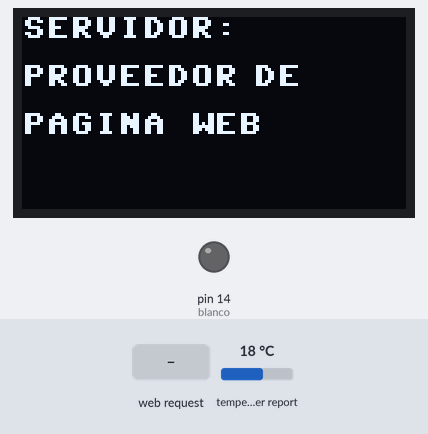
The program below on a simulated MicroPython board. Shown: 128×64 one-colour display, output pins drawn as LEDs (lit = HIGH). The inputs (shaded band) are chosen by the test bench; at power-on: temperature in the web weather report 18 °C. WiFi joins after 1.5 s; requests to the public web service named in the program get a made-up reply in its usual format after 0.4 s (London, UTC, broken clouds, 64 % humidity, 1013 hPa unless stated); what the program prints to the serial console is not drawn.

Above: at 2.1 s.
At 11.2 s:
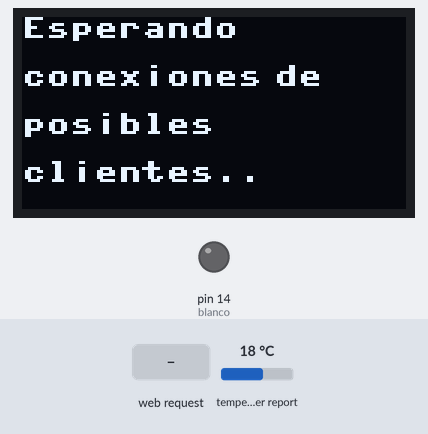
At 19.3 s:
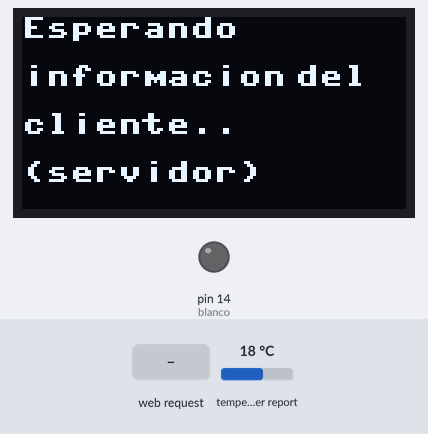
19.4 s: HTTP request GET / received
Timing chart, 0 to 22.4 s (numbered marks = the images above; inputs shaded):
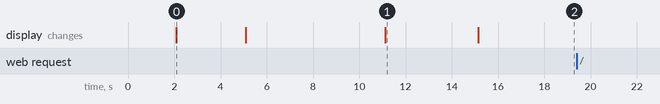

Measured:
- after the input at 19.4 s, every drawn part: stays the same
- what the display in image 0 shows lasts 3.0 s, from 2.1 s to 5.1 s
- what the display in image 1 shows lasts 4.1 s, from 11.1 s to 15.2 s

The program:

_RED_EXTERNA__server_sensor.py
```python
# COM7 --> SERVER_SENSOR
# es porque el cliente si le funciona el sensor

import socket
import network
from machine import Pin, I2C
from time import sleep
import time
from ssd1306 import SSD1306_I2C
import utime
import requests

# -- funcion para crear el objeto OLED -- #
def crear_oled():
    i2c = I2C(0, scl=Pin(17), sda=Pin(16), freq=400000) ## <-- pendiente
    oled = SSD1306_I2C(128,64,i2c)
    return oled

# -- funcion para mostrar mensajes en la pantalla OLED -- #
def mostrar_oled(oled, message, n):
    oled.fill(0)
    ancho_caracter = 7  # <-- tamaño en pixeles de un caracter
    max_columna = 120   # <-- long max de la pantalla
    fila = 0            # <-- primera linea
    columna = 0			# <-- primera columna
    palabras = message.split() # <-- string a lista
    for palabra in palabras:
        ancho_palabra = len(palabra) * ancho_caracter
        if columna + ancho_palabra > max_columna:
            fila += 16
            columna = 0
        if fila >= 50:
            oled.show()
            sleep(n)
            oled.fill(0)
            fila = 0
            columna = 0
        oled.text(palabra, columna, fila)
        columna = columna + 7 # --> espacio entre palabras porsia
        columna += ancho_palabra + ancho_caracter
    oled.show()
    sleep(n)

# -- conectarse al wifi -- #
def conectar_wifi(ssid, password):
    station = network.WLAN(network.STA_IF)
    station.active(True)
    station.connect(ssid, password)
    while not station.isconnected():
        time.sleep(1)
    print("Conexion a WiFi exitosa")
    print(station.ifconfig())
    print("CONECTARSE EN EL SERVER A LA PRIMERA\nDIRECCION QUE IMPRIME")

# -- obtener fecha/hora actual -- #
def obtener_fecha_hora_actual():
    current_time = time.time()
    local_time = time.localtime(current_time)
    year = local_time[0]
    month = local_time[1]
    day = local_time[2]
    hour = local_time[3]
    minute = local_time[4]
    second = local_time[5]
    fecha = "{:02}/{:02}/{}".format(day, month, year)
    hora = "{:02}:{:02}:{:02}".format(hour, minute, second)
    return fecha, hora

# -- servidor (que es el main) -- #
def servidor():
    blanco = Pin(14, Pin.OUT)
    blanco.value(0)
    oled = crear_oled()
    oled.fill(0)
    oled.show()
    sleep(2)
    mostrar_oled(oled, "SERVIDOR: PROVEEDOR DE PAGINA WEB", 3)
    ultima_temperatura = "vacio"
    ssid = 'clau-moto'
    password = 'tata4646'
    mostrar_oled(oled, f"SSID A CONECTAR: {ssid}", 4)
    conectar_wifi(ssid, password)
    s = socket.socket(socket.AF_INET, socket.SOCK_STREAM)
    s.bind(('', 80))
    s.listen(5)
    cadena = "Esperando conexiones de posibles clientes.."
    mostrar_oled(oled, cadena, 4)
    print(cadena)
    ejecutar = True
    while ejecutar:
        mostrar_oled(oled, "Esperando informacion del cliente..  (servidor)", 3)
        conn, addr = s.accept()
        print(f"Conexion desde: {addr}")
        print(f"Cliente detectado")
        request = conn.recv(1024).decode('utf-8')

        # solicitud POST
        if "POST" in request:
            contenido_inicio = request.find("\r\n\r\n") + 4
            datos = request[contenido_inicio:]
            if "TEMPERATURA=" in datos:
                ultima_temperatura = datos.split("=")[1].strip()
                blanco.value(1)
                cadena = f"Temperatura recibida: {ultima_temperatura} grados centigrados"
                mostrar_oled(oled, cadena, 2)
                blanco.value(0)
                mostrar_oled(oled, "Esperando nueva muestra (servidor)", 1)
                print(cadena)

        # obtener datos de la pagina
        api_data = obtener_datos_clima()
        # enviar los dos parametros con la info de la temp y de la api
        respuesta = pagina_web(ultima_temperatura, api_data)
        conn.send("HTTP/1.1 200 OK\nContent-Type: text/html\nConnection: close\n\n" + respuesta)
        # finaliza la comunicacion
        conn.close()

# -- funcion para obtener datos del clima de la api -- #
def obtener_datos_clima():
    api_key = '2d5f2c6bf4d14d6c84d123921252201' # esta api-key es de mi perfil creado
    location = 'VENEZUELA' # puse venezuela porque no tomaba anzoategui
    url = f'https://api.weatherapi.com/v1/current.json?q={location}&key={api_key}'
    try:
        response = requests.get(url)
        if response.status_code == 200:
            weather = response.json() # obtiene el json de lagpina
            return {
                'weather_description': weather['current']['condition']['text'],
                'temperature_c': weather['current']['temp_c'],
                'humidity': weather['current']['humidity'],
                'precipitation': weather['current']['precip_mm'],
                'wind_speed': weather['current']['wind_kph']
            }
        else:
            return {'error': 'Unable to fetch data from API'}
    except Exception as e:
        return {'error': str(e)}

# -- funcion para crear pagina web -- #
def pagina_web(ultima_temperatura, api_data):
    api_info = """<p>Error obteniendo datos de la API.</p>"""
    if 'error' not in api_data:
        api_info = f"""
        <p>Clima actual en API:</p>
        <ul>
            <li>Descripcion: {api_data['weather_description']}</li>
            <li>Temperatura: {api_data['temperature_c']} °C</li>
            <li>Humedad: {api_data['humidity']}%</li>
            <li>Precipitacion: {api_data['precipitation']} mm</li>
            <li>Velocidad del viento: {api_data['wind_speed']} kph</li>
        </ul>
        """
    html = f"""
    <!DOCTYPE html>
    <html>
    <head>
        <title>Servidor y Clima</title>
    </head>
    <body>
        <h1>Datos recibidos</h1>
        <p>Temperatura ultima recibida del cliente: {ultima_temperatura} °C</p>
        {api_info}
    </body>
    </html>
    """
    return html

# -- main -- #
if __name__ == "__main__":
    servidor()
```
